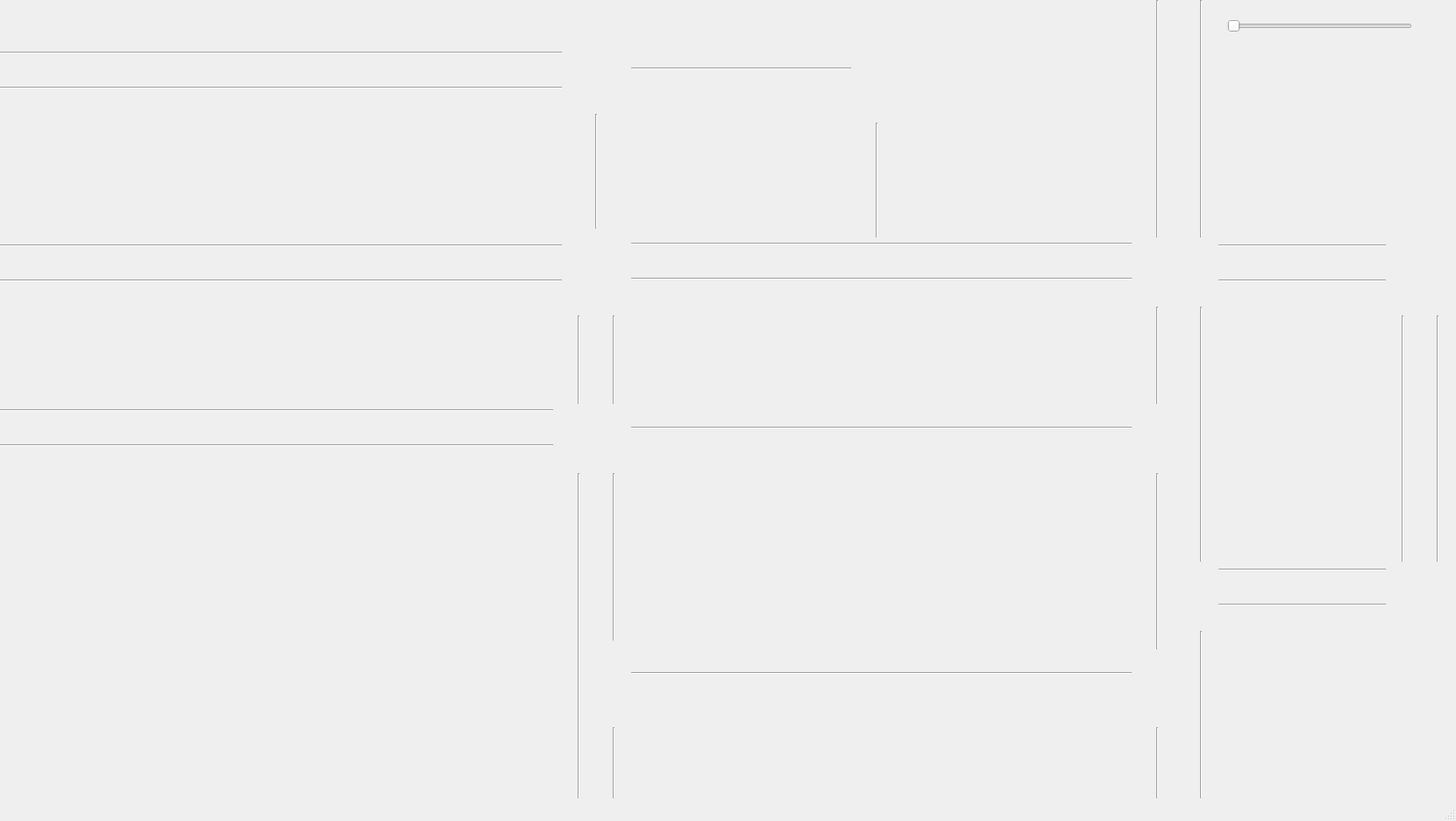
<?xml version="1.0" encoding="UTF-8"?>
<ui version="4.0">
 <class>MainWindow</class>
 <widget class="QMainWindow" name="MainWindow">
  <property name="geometry">
   <rect>
    <x>0</x>
    <y>0</y>
    <width>1661</width>
    <height>937</height>
   </rect>
  </property>
  <property name="sizePolicy">
   <sizepolicy hsizetype="Fixed" vsizetype="Preferred">
    <horstretch>0</horstretch>
    <verstretch>0</verstretch>
   </sizepolicy>
  </property>
  <property name="windowTitle">
   <string>MainWindow</string>
  </property>
  <widget class="QWidget" name="centralwidget">
   <widget class="QSlider" name="horizontalSlider">
    <property name="geometry">
     <rect>
      <x>1400</x>
      <y>20</y>
      <width>211</width>
      <height>20</height>
     </rect>
    </property>
    <property name="orientation">
     <enum>Qt::Horizontal</enum>
    </property>
   </widget>
   <widget class="QLabel" name="map">
    <property name="geometry">
     <rect>
      <x>-10</x>
      <y>0</y>
      <width>1671</width>
      <height>921</height>
     </rect>
    </property>
    <property name="text">
     <string>&lt;html&gt;&lt;head/&gt;&lt;body&gt;&lt;p&gt;&lt;img src=&quot;:/img/img/background.png&quot;/&gt;&lt;/p&gt;&lt;/body&gt;&lt;/html&gt;</string>
    </property>
   </widget>
   <widget class="Line" name="road1horRight">
    <property name="geometry">
     <rect>
      <x>0</x>
      <y>90</y>
      <width>641</width>
      <height>20</height>
     </rect>
    </property>
    <property name="autoFillBackground">
     <bool>false</bool>
    </property>
    <property name="styleSheet">
     <string notr="true">b</string>
    </property>
    <property name="orientation">
     <enum>Qt::Horizontal</enum>
    </property>
   </widget>
   <widget class="Line" name="road0horLeft">
    <property name="geometry">
     <rect>
      <x>0</x>
      <y>50</y>
      <width>641</width>
      <height>20</height>
     </rect>
    </property>
    <property name="styleSheet">
     <string notr="true">b</string>
    </property>
    <property name="orientation">
     <enum>Qt::Horizontal</enum>
    </property>
   </widget>
   <widget class="Line" name="road2horLeft">
    <property name="geometry">
     <rect>
      <x>0</x>
      <y>270</y>
      <width>641</width>
      <height>20</height>
     </rect>
    </property>
    <property name="styleSheet">
     <string notr="true">b</string>
    </property>
    <property name="orientation">
     <enum>Qt::Horizontal</enum>
    </property>
   </widget>
   <widget class="Line" name="road3horRight">
    <property name="geometry">
     <rect>
      <x>-20</x>
      <y>310</y>
      <width>661</width>
      <height>20</height>
     </rect>
    </property>
    <property name="styleSheet">
     <string notr="true">b</string>
    </property>
    <property name="orientation">
     <enum>Qt::Horizontal</enum>
    </property>
   </widget>
   <widget class="Line" name="road5horRight">
    <property name="geometry">
     <rect>
      <x>0</x>
      <y>500</y>
      <width>631</width>
      <height>16</height>
     </rect>
    </property>
    <property name="styleSheet">
     <string notr="true">b</string>
    </property>
    <property name="orientation">
     <enum>Qt::Horizontal</enum>
    </property>
   </widget>
   <widget class="Line" name="road4horLeft">
    <property name="geometry">
     <rect>
      <x>0</x>
      <y>460</y>
      <width>631</width>
      <height>16</height>
     </rect>
    </property>
    <property name="styleSheet">
     <string notr="true">b</string>
    </property>
    <property name="orientation">
     <enum>Qt::Horizontal</enum>
    </property>
   </widget>
   <widget class="Line" name="road0verDown">
    <property name="geometry">
     <rect>
      <x>670</x>
      <y>130</y>
      <width>20</width>
      <height>131</height>
     </rect>
    </property>
    <property name="styleSheet">
     <string notr="true">b</string>
    </property>
    <property name="orientation">
     <enum>Qt::Vertical</enum>
    </property>
   </widget>
   <widget class="Line" name="road7horLeft">
    <property name="geometry">
     <rect>
      <x>720</x>
      <y>270</y>
      <width>571</width>
      <height>16</height>
     </rect>
    </property>
    <property name="styleSheet">
     <string notr="true">b</string>
    </property>
    <property name="orientation">
     <enum>Qt::Horizontal</enum>
    </property>
   </widget>
   <widget class="Line" name="road8horRight">
    <property name="geometry">
     <rect>
      <x>720</x>
      <y>310</y>
      <width>571</width>
      <height>16</height>
     </rect>
    </property>
    <property name="styleSheet">
     <string notr="true">b</string>
    </property>
    <property name="orientation">
     <enum>Qt::Horizontal</enum>
    </property>
   </widget>
   <widget class="Line" name="road9horRight">
    <property name="geometry">
     <rect>
      <x>720</x>
      <y>480</y>
      <width>571</width>
      <height>16</height>
     </rect>
    </property>
    <property name="styleSheet">
     <string notr="true">b</string>
    </property>
    <property name="orientation">
     <enum>Qt::Horizontal</enum>
    </property>
   </widget>
   <widget class="Line" name="road10horLeft">
    <property name="geometry">
     <rect>
      <x>720</x>
      <y>760</y>
      <width>571</width>
      <height>16</height>
     </rect>
    </property>
    <property name="styleSheet">
     <string notr="true">b</string>
    </property>
    <property name="orientation">
     <enum>Qt::Horizontal</enum>
    </property>
   </widget>
   <widget class="Line" name="road14horRight">
    <property name="geometry">
     <rect>
      <x>1390</x>
      <y>680</y>
      <width>191</width>
      <height>20</height>
     </rect>
    </property>
    <property name="styleSheet">
     <string notr="true">b</string>
    </property>
    <property name="orientation">
     <enum>Qt::Horizontal</enum>
    </property>
   </widget>
   <widget class="Line" name="road13horLeft">
    <property name="geometry">
     <rect>
      <x>1390</x>
      <y>640</y>
      <width>191</width>
      <height>20</height>
     </rect>
    </property>
    <property name="styleSheet">
     <string notr="true">b</string>
    </property>
    <property name="orientation">
     <enum>Qt::Horizontal</enum>
    </property>
   </widget>
   <widget class="Line" name="road11horLeft">
    <property name="geometry">
     <rect>
      <x>1390</x>
      <y>270</y>
      <width>191</width>
      <height>20</height>
     </rect>
    </property>
    <property name="styleSheet">
     <string notr="true">b</string>
    </property>
    <property name="orientation">
     <enum>Qt::Horizontal</enum>
    </property>
   </widget>
   <widget class="Line" name="road12horRight">
    <property name="geometry">
     <rect>
      <x>1390</x>
      <y>310</y>
      <width>191</width>
      <height>20</height>
     </rect>
    </property>
    <property name="styleSheet">
     <string notr="true">b</string>
    </property>
    <property name="orientation">
     <enum>Qt::Horizontal</enum>
    </property>
   </widget>
   <widget class="Line" name="road6horLeft">
    <property name="geometry">
     <rect>
      <x>720</x>
      <y>70</y>
      <width>251</width>
      <height>16</height>
     </rect>
    </property>
    <property name="styleSheet">
     <string notr="true">b</string>
    </property>
    <property name="orientation">
     <enum>Qt::Horizontal</enum>
    </property>
   </widget>
   <widget class="Line" name="road6verUp">
    <property name="geometry">
     <rect>
      <x>990</x>
      <y>140</y>
      <width>20</width>
      <height>131</height>
     </rect>
    </property>
    <property name="styleSheet">
     <string notr="true">b</string>
    </property>
    <property name="orientation">
     <enum>Qt::Vertical</enum>
    </property>
   </widget>
   <widget class="Line" name="road5verUp">
    <property name="geometry">
     <rect>
      <x>690</x>
      <y>830</y>
      <width>20</width>
      <height>81</height>
     </rect>
    </property>
    <property name="styleSheet">
     <string notr="true">b</string>
    </property>
    <property name="orientation">
     <enum>Qt::Vertical</enum>
    </property>
   </widget>
   <widget class="Line" name="road2verUp">
    <property name="geometry">
     <rect>
      <x>690</x>
      <y>360</y>
      <width>20</width>
      <height>101</height>
     </rect>
    </property>
    <property name="styleSheet">
     <string notr="true">b</string>
    </property>
    <property name="orientation">
     <enum>Qt::Vertical</enum>
    </property>
   </widget>
   <widget class="Line" name="road1verDown">
    <property name="geometry">
     <rect>
      <x>650</x>
      <y>360</y>
      <width>20</width>
      <height>101</height>
     </rect>
    </property>
    <property name="styleSheet">
     <string notr="true">b</string>
    </property>
    <property name="orientation">
     <enum>Qt::Vertical</enum>
    </property>
   </widget>
   <widget class="Line" name="road4verUp">
    <property name="geometry">
     <rect>
      <x>690</x>
      <y>540</y>
      <width>20</width>
      <height>191</height>
     </rect>
    </property>
    <property name="styleSheet">
     <string notr="true">b</string>
    </property>
    <property name="orientation">
     <enum>Qt::Vertical</enum>
    </property>
   </widget>
   <widget class="Line" name="road3verDown">
    <property name="geometry">
     <rect>
      <x>650</x>
      <y>540</y>
      <width>20</width>
      <height>371</height>
     </rect>
    </property>
    <property name="styleSheet">
     <string notr="true">b</string>
    </property>
    <property name="orientation">
     <enum>Qt::Vertical</enum>
    </property>
   </widget>
   <widget class="Line" name="road12verUp">
    <property name="geometry">
     <rect>
      <x>1360</x>
      <y>720</y>
      <width>20</width>
      <height>191</height>
     </rect>
    </property>
    <property name="styleSheet">
     <string notr="true">b</string>
    </property>
    <property name="orientation">
     <enum>Qt::Vertical</enum>
    </property>
   </widget>
   <widget class="Line" name="road11verDown">
    <property name="geometry">
     <rect>
      <x>1310</x>
      <y>540</y>
      <width>20</width>
      <height>201</height>
     </rect>
    </property>
    <property name="styleSheet">
     <string notr="true">b</string>
    </property>
    <property name="orientation">
     <enum>Qt::Vertical</enum>
    </property>
   </widget>
   <widget class="Line" name="road13verDown">
    <property name="geometry">
     <rect>
      <x>1310</x>
      <y>830</y>
      <width>20</width>
      <height>81</height>
     </rect>
    </property>
    <property name="styleSheet">
     <string notr="true">b</string>
    </property>
    <property name="orientation">
     <enum>Qt::Vertical</enum>
    </property>
   </widget>
   <widget class="Line" name="road15verUp">
    <property name="geometry">
     <rect>
      <x>1630</x>
      <y>360</y>
      <width>20</width>
      <height>281</height>
     </rect>
    </property>
    <property name="styleSheet">
     <string notr="true">b</string>
    </property>
    <property name="orientation">
     <enum>Qt::Vertical</enum>
    </property>
   </widget>
   <widget class="Line" name="road14verDown">
    <property name="geometry">
     <rect>
      <x>1590</x>
      <y>360</y>
      <width>20</width>
      <height>281</height>
     </rect>
    </property>
    <property name="styleSheet">
     <string notr="true">b</string>
    </property>
    <property name="orientation">
     <enum>Qt::Vertical</enum>
    </property>
   </widget>
   <widget class="Line" name="road10verUp">
    <property name="geometry">
     <rect>
      <x>1360</x>
      <y>350</y>
      <width>20</width>
      <height>291</height>
     </rect>
    </property>
    <property name="styleSheet">
     <string notr="true">b</string>
    </property>
    <property name="orientation">
     <enum>Qt::Vertical</enum>
    </property>
   </widget>
   <widget class="Line" name="road9verDown">
    <property name="geometry">
     <rect>
      <x>1310</x>
      <y>350</y>
      <width>20</width>
      <height>111</height>
     </rect>
    </property>
    <property name="styleSheet">
     <string notr="true">b</string>
    </property>
    <property name="orientation">
     <enum>Qt::Vertical</enum>
    </property>
   </widget>
   <widget class="Line" name="road8verUp">
    <property name="geometry">
     <rect>
      <x>1360</x>
      <y>0</y>
      <width>20</width>
      <height>271</height>
     </rect>
    </property>
    <property name="styleSheet">
     <string notr="true">b</string>
    </property>
    <property name="orientation">
     <enum>Qt::Vertical</enum>
    </property>
   </widget>
   <widget class="Line" name="road7verDown">
    <property name="geometry">
     <rect>
      <x>1310</x>
      <y>0</y>
      <width>20</width>
      <height>271</height>
     </rect>
    </property>
    <property name="styleSheet">
     <string notr="true">b</string>
    </property>
    <property name="orientation">
     <enum>Qt::Vertical</enum>
    </property>
   </widget>
   <zorder>map</zorder>
   <zorder>horizontalSlider</zorder>
   <zorder>road1horRight</zorder>
   <zorder>road0horLeft</zorder>
   <zorder>road2horLeft</zorder>
   <zorder>road3horRight</zorder>
   <zorder>road5horRight</zorder>
   <zorder>road4horLeft</zorder>
   <zorder>road0verDown</zorder>
   <zorder>road7horLeft</zorder>
   <zorder>road8horRight</zorder>
   <zorder>road9horRight</zorder>
   <zorder>road10horLeft</zorder>
   <zorder>road14horRight</zorder>
   <zorder>road13horLeft</zorder>
   <zorder>road11horLeft</zorder>
   <zorder>road12horRight</zorder>
   <zorder>road6horLeft</zorder>
   <zorder>road6verUp</zorder>
   <zorder>road5verUp</zorder>
   <zorder>road2verUp</zorder>
   <zorder>road1verDown</zorder>
   <zorder>road4verUp</zorder>
   <zorder>road3verDown</zorder>
   <zorder>road12verUp</zorder>
   <zorder>road11verDown</zorder>
   <zorder>road13verDown</zorder>
   <zorder>road15verUp</zorder>
   <zorder>road14verDown</zorder>
   <zorder>road10verUp</zorder>
   <zorder>road9verDown</zorder>
   <zorder>road8verUp</zorder>
   <zorder>road7verDown</zorder>
  </widget>
  <widget class="QStatusBar" name="statusbar"/>
  <action name="actionExit">
   <property name="text">
    <string>Exit</string>
   </property>
  </action>
  <action name="meun">
   <property name="text">
    <string>Exit</string>
   </property>
  </action>
 </widget>
 <resources/>
 <connections/>
</ui>
